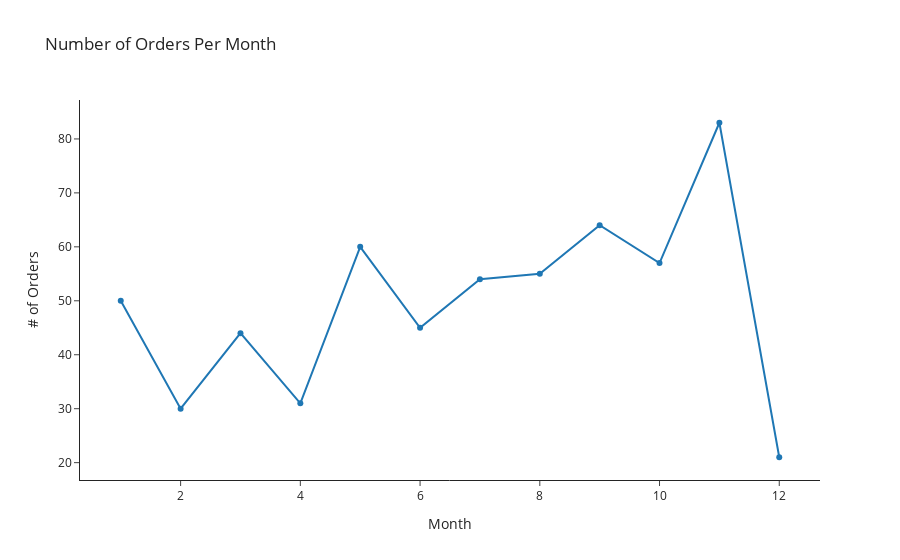

The code cell stored with this chart in its notebook:
### Code cell
fig = px.line(df.groupby('month')['quantity'].count().reset_index(),
        x='month', y='quantity', title='Number of Orders Per Month', labels={'quantity':'# of Orders', 'month':'Month'},
        template='simple_white', markers=True)
fig.show()

### Figure 1 — Plotly figure (JSON) as saved in the notebook; plotly's stock layout.template omitted (floating-point values rounded to 4 significant figures)
{"data": [{"hovertemplate": "Month=%{x}<br># of Orders=%{y}<extra></extra>", "legendgroup": "", "line": {"color": "#1F77B4", "dash": "solid"}, "marker": {"symbol": "circle"}, "mode": "markers+lines", "name": "", "orientation": "v", "showlegend": false, "type": "scatter", "x": [1, 2, 3, 4, 5, 6, 7, 8, 9, 10, 11, 12], "xaxis": "x", "y": [50, 30, 44, 31, 60, 45, 54, 55, 64, 57, 83, 21], "yaxis": "y"}], "layout": {"legend": {"tracegroupgap": 0}, "title": {"text": "Number of Orders Per Month"}, "xaxis": {"anchor": "y", "domain": [0, 1], "title": {"text": "Month"}}, "yaxis": {"anchor": "x", "domain": [0, 1], "title": {"text": "# of Orders"}}}}
